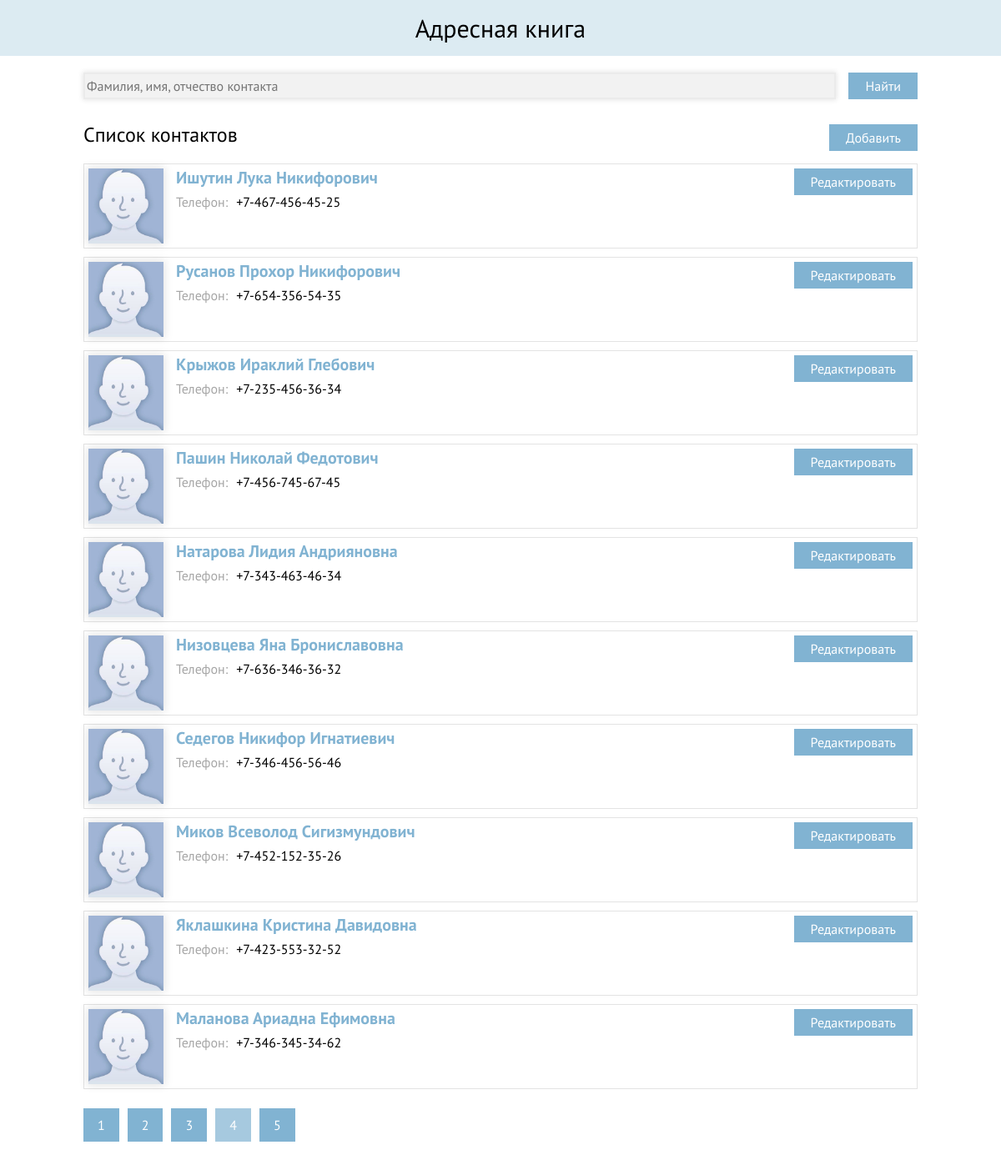
The app's page /index.php?page=4 with its own data.
### tables this page shows
CREATE TABLE `contact` (
  `Id_Contact` int(11) NOT NULL,
  `Name` varchar(50) NOT NULL,
  `Phone` varchar(16) NOT NULL,
  `Address` varchar(80) DEFAULT NULL,
  `Email` varchar(30) DEFAULT NULL,
  `Birthday` date DEFAULT NULL,
  `Image` varchar(260) DEFAULT NULL
);

### core/model/db.php (called while the page is built, shortened)
<?php
class DB
{
    private $db;
    public $pageSize = 10;
    private $db_name = 'addressbook';
    private $db_user = 'user';
    private $db_pass = '1234';
    private $db_host = 'localhost';
    public function __construct()
    {
        include_once('contact.php');
    }
    public function connect()
    {
        $this->db = new mysqli($this->db_host, $this->db_user, $this->db_pass, $this->db_name);
    }
    public function getContacts($pageNum = 1, $pageSize = 10, $search = null)
    {
        $pageSize = $pageSize > 0 ? $pageSize : $this->pageSize;
        $pageNum = $pageNum > 0 ? ($pageNum - 1) * $pageSize : 0;
        $this->pageSize = $pageSize;
        $query = 'Select Id_Contact, Name, Phone, Address, Email, Birthday, Image From contact Where Lower(Name) Like Lower(IFNULL(?, Name)) Limit ?,?;';
        $stmt = $this->db->prepare($query);
        $stmt->bind_param('sii', $search, $pageNum, $pageSize);
        $stmt->execute();
        $stmt->store_result();
        $id = null;
        $name = null;
        $phone = null;
        $email = null;
        $address = null;
        $birthday = null;
        $image = null;
        $contacts = [];
        $stmt->bind_result($id, $name, $phone, $email, $address, $birthday, $image);
        while ($stmt->fetch()) {
            array_push($contacts, new Contact($id, $name, $phone, $email, $address, $birthday, $image));
        }
        return $contacts;
    }
    public function getContactsCount($search = null)
    {
        $query = 'Select Count(Id_Contact) ContactsCount From contact Where Lower(Name) Like Lower(IFNULL(?, Name));';
        $stmt = $this->db->prepare($query);
        $stmt->bind_param('s', $search);
        $stmt->execute();
        $stmt->store_result();
        $count = 0;
        $stmt->bind_result($count);
        return $count;
    }
}
?>

### core/model/contact.php (called while the page is built, shortened)
<?php
    class Contact {
        public $image;
		public function __construct($id, $name, $phone, $address = null, $email = null, $birthday = null, $image = null)
		{
			$this->id = htmlspecialchars($id);
            $this->name = htmlspecialchars($name);
            $this->phone = htmlspecialchars($phone);
            $this->image = $image;
        }
        public function isImageExist() {
            if (!isset($this->image)) return false;
            return file_exists($_SERVER['DOCUMENT_ROOT'].'/addressbook/userImages/'.$this->image);
        }
}
?>

### core/view/contact_view.php (the view, shortened to what this page needs)
<?php
class ContactView
{
    public static function displayContactItem($contact)
    {
        ?>
        <li class="contacts-item">
                    <div class="contact-container" id="<?php echo $contact->id?>">
                        <img class="contact-image" src="userImages/<?php echo $contact->isImageExist() ? $contact->image : 'defaultPhoto.jpg' ?>">
                        <div class="contact-info">
                            <p class="contact-info-name">
                                <a href="<?php echo '/addressbook/core/view/contact_page.php?id='.$contact->id?>"><?php echo $contact->name?></a>
                            </p>
                            <div class="contact-info-additional">
                                <p class="contact-info-phone"><span>Телефон:</span><?php echo $contact->phone?></p>
                            </div>
                        </div>
                        <button type="button" class="contact-edit button">Редактировать</button>
                    </div>
                </li>
        <?php
    }
}
?>

### index.php (shortened to what this page needs)
<?php include($_SERVER['DOCUMENT_ROOT'].'/addressbook/core/view/header.php') ?>
    <?php
        if ($_POST) {
            include($_SERVER['DOCUMENT_ROOT'].'/addressbook/core/controller/contact_controller.php');
        }
        else {
            ?>
                <section class="search">
                    <form class="search-form" action="index.php" method="GET">
                        <?php
                            $search = isset($_GET['search']) && !empty($_GET['search']) ? $_GET['search'] : null;
                            $pageNum = isset($_GET['page']) && !empty($_GET['page']) ? (int)$_GET['page'] : 1;
                            echo '<input class="input" type="text" name="search" placeholder="Фамилия, имя, отчество контакта" value="'.$search.'">'
                        ?>
                        <button class="button" type="submit">Найти</button>
                    </form>
                </section>
                <section class="contacts">
                    <div class="contacts-title">
                        <h2>Список контактов</h2>
                        <button type="button" class="button show-adding-modal">Добавить</button>
                    </div>
                    <?php
                    include($_SERVER['DOCUMENT_ROOT'].'/addressbook/core/model/db.php');
                    $db = new DB();
                    $contacts = $db->getContacts($pageNum, 10, $search);
                    if (count($contacts) > 0) {
                        echo '<ul class="contacts-list">';
                        include($_SERVER['DOCUMENT_ROOT'].'/addressbook/core/view/contact_view.php');
                        foreach ($contacts as $contact) {
                            ContactView::displayContactItem($contact);
                        }
                        echo '</ul>';
                    } else {
                        echo '<p>Ничего не найдено</p>';
                    }
                    $contactsCount = $db->getContactsCount($search);
                    $pagesCount = ceil($contactsCount / $db->pageSize);
                    if ($pagesCount > 1) {
                        echo '<nav>';
                        echo '<ul class="paginator-list">';
                        $i = $pageNum - 3;
                        $search = isset($search) ? '&search='.$search : null;
                        for ($i; $i <= $pagesCount && $i <= $pageNum+3; $i++) {
                            if ($i == $pageNum) echo '<li class="paginator-item paginator-item-current">';
                            else echo '<li class="paginator-item">';
                            echo '<a href="index.php?page='.$i.$search.'">'.$i.'</a>';
                            echo '</li>';
                        }
                        echo '</nav>';
                    }
                    ?>
                </section>
            <?php
        }
    ?>
<?php include($_SERVER['DOCUMENT_ROOT'].'/addressbook/core/view/footer.php') ?>

### css/style.css (style rules this page uses)
body { margin: 0; padding: 0; font-family: "PT Sans", Arial, sans-serif; font-size: 16px; line-height: 26px; font-weight: 400; color: #000000; }
a { text-decoration: none; outline: none; }
ul { list-style: none; padding: 0; }
button { padding: 0; outline: none; }
h1, h2, p, ul { margin: 0; }
.input { font: inherit; background-color: #f2f2f2; border: 2px solid #ebebeb; outline: none; }
.button { font: inherit; padding: 3px 20px; background-color: #81b3d2; border: none; color: #ffffff; text-align: center; outline: none; }
.search { margin-bottom: 30px; }
.search-form { display: flex; }
.search input { width: 100%; margin-right: 15px; box-shadow: 0 0 6px 1px rgba(0, 0, 0, 0.1); }
.contacts-title { display: flex; flex-direction: row; justify-content: space-between; margin-bottom: 15px; }
.contacts-title h2 { font-size: 24px; font-weight: 400; }
.contacts-item { border: 1px solid #e3e3e3; margin-bottom: 10px; min-height: 95px; }
.contact-container { margin: 5px; display: flex; position: relative; }
.contact-edit { position: absolute; right: 0; margin-left: 20px; }
.contact-image { width: 90px; height: auto; max-height: 90px; margin-right: 15px; box-shadow: 0 0 10px 2px rgba(0, 0, 0, 0.1); }
.contact-info-name a { font-size: 20px; font-weight: 700; color: #81b3d2; }
.contact-info-name { margin-bottom: 6px; }
.contact-info p { line-height: 22px; }
.contact-info span { color: #a6a6a6; margin-right: 10px; }
.contact-info-additional { max-width: 680px; }
.contact-info-additional p { word-wrap: break-word; }
.paginator-list { display: flex; flex-direction: row; margin-bottom: 40px; margin-top: 30px; }
.paginator-item a { color: #ffffff; background-color: #81b3d2; border: 2px solid #81b3d2; padding: 8px 15px; margin-right: 10px; }
.paginator-item-current a { color: #ffffff; background-color: #81b3d2; opacity: 0.7; }

### records on screen
contact: Name "Ишутин Лука Никифорович", Phone "+7-467-456-45-25"
contact: Name "Русанов Прохор Никифорович", Phone "+7-654-356-54-35"
contact: Name "Крыжов Ираклий Глебович", Phone "+7-235-456-36-34"
contact: Name "Пашин Николай Федотович", Phone "+7-456-745-67-45"
contact: Name "Натарова Лидия Андрияновна", Phone "+7-343-463-46-34"
contact: Name "Низовцева Яна Брониславовна", Phone "+7-636-346-36-32"
contact: Name "Седегов Никифор Игнатиевич", Phone "+7-346-456-56-46"
contact: Name "Миков Всеволод Сигизмундович", Phone "+7-452-152-35-26"
contact: Name "Яклашкина Кристина Давидовна", Phone "+7-423-553-32-52"
contact: Name "Маланова Ариадна Ефимовна", Phone "+7-346-345-34-62"
